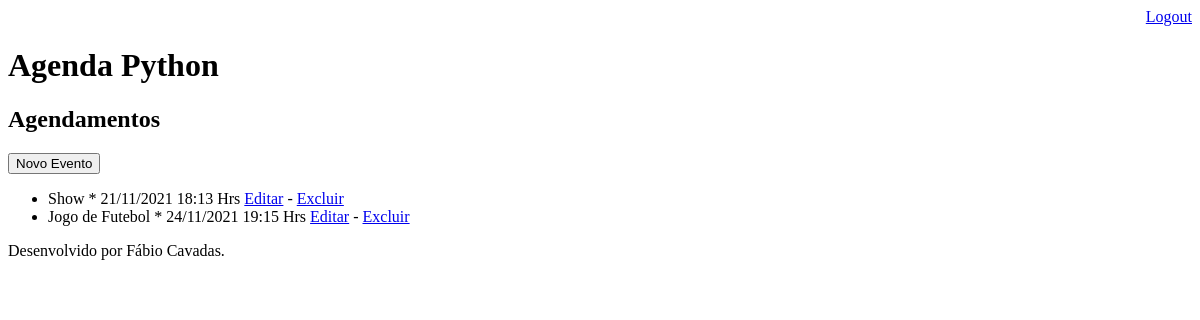
/agenda/ (signed in), run on an earlier commit of the app's database.
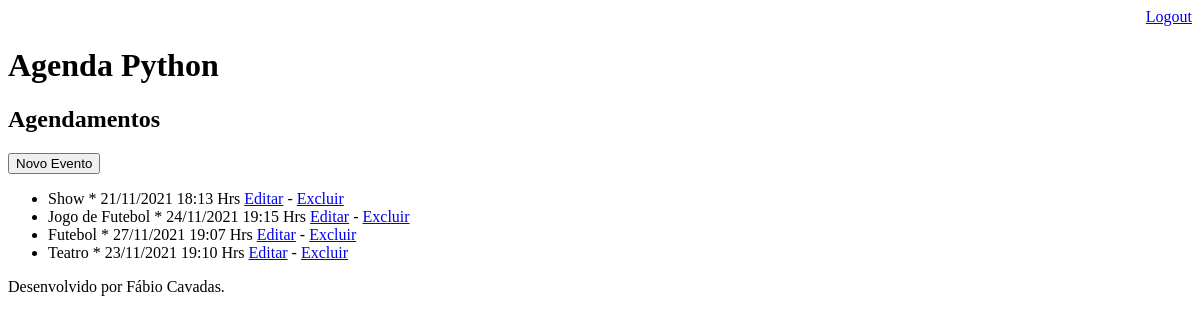
And on a later commit of the database.
### core/models.py (models this page shows, shortened)
class Evento(models.Model):
    titulo = models.CharField(max_length=100)
    descricao = models.TextField(blank=True, null=True)
    data_evento = models.DateTimeField(verbose_name='Data do Evento')
    data_criacao = models.DateTimeField(auto_now=True)
    usuario = models.ForeignKey(User, on_delete=models.CASCADE) # utilizando a propria tabela de usuários do django
    local = models.CharField(blank=True, null=True, max_length=60)
    class Meta: # Padrão utilizado para forçar a criação da tabela com o nome que vc deseja, evita criar "core_evento"
        db_table = 'evento'
    def get_data_evento(self):
        return self.data_evento.strftime('%d/%m/%Y %H:%M Hrs')
    def get_evento_atrasado(self):
        if self.data_evento < datetime.now():
            return True
        else:
            return False

### core/views.py (the view)
# urls.py: path('agenda/', views.lista_eventos),
@login_required(login_url='/login/')
def lista_eventos(request):
        usuario = request.user
        data_atual = datetime.now() - timedelta(hours=1) # Retorna eventos da data atual ate 1 hora antes da data atuaç
        evento = Evento.objects.filter(usuario=usuario,
                                       data_evento__gt=data_atual)
        dados = {'eventos':evento}
        return render(request, 'agenda.html', dados)

### templates/agenda.html (shortened to what this page needs)
{% extends "model-page.html" %}
{% block content %}
    <h2>Agendamentos</h2>
    <a href="evento">
        <button type="button">Novo Evento</button>
    </a>
    <ul style="fomt-size: 18px">
         {% for evento in eventos %}
            <li>
                <div style=>
                    {{evento.titulo}} * {{evento.get_data_evento}}
                    <a href="evento/?id={{ evento.id }}">Editar</a>
                    - <a href="evento/delete/{{ evento.id }}">Excluir</a>
                </div>
            </li>
         {% endfor %}
    </ul>
{% endblock %}

### templates/model-page.html
<!DOCTYPE html>
<html lang="en">
<head>
    {% include "model-header.html" %}
</head>
<body>
    {% block content %} {% endblock %}
    {% include "model-footer.html" %}
</body>
</html>

### templates/model-header.html (shortened to what this page needs)
    <div align="right">
        <a href="/logout">Logout</a>
    </div>
    <h1>Agenda Python</h1>

### templates/model-footer.html
<p>Desenvolvido por Fábio Cavadas.</p>

What changed in the data, as far as the page shows it:
added Evento: titulo "Futebol", get_data_evento "27/11/2021 19:07 Hrs"
added Evento: titulo "Teatro", get_data_evento "23/11/2021 19:10 Hrs"
